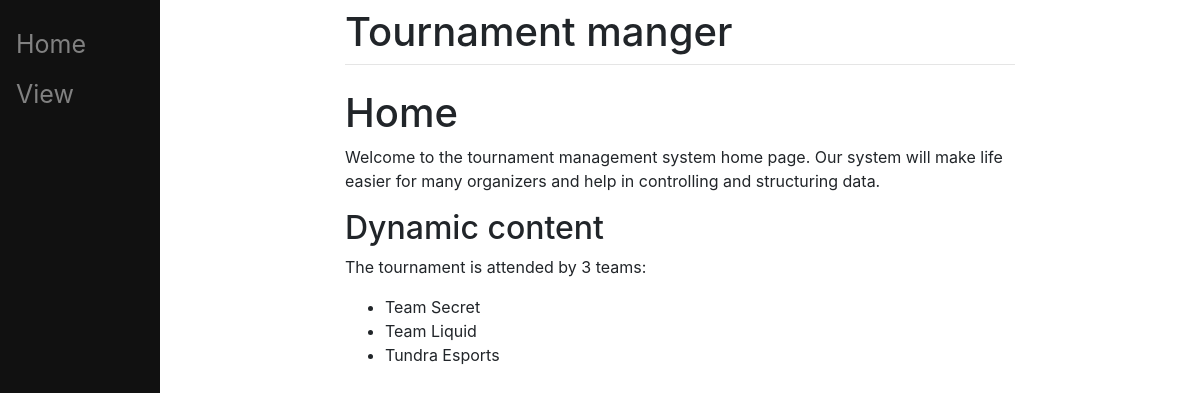
/home/, run on the app's committed database.
### master/models.py (models this page shows, shortened)
class Team(models.Model):
     team_id = models.AutoField(primary_key=True)
     team_name = models.CharField(max_length=50)
     rating = models.IntegerField()
     coach_id = models.OneToOneField(Coach,on_delete=models.SET_NULL, null=True)
     stadium_id = models.ForeignKey(Stadium,on_delete=models.SET_NULL, null=True)

### master/views.py (the view)
# urls.py: path("home/", views.home, name='home'),
def home(response):
    num_team = Team.objects.all().count()
    team_name = [elem for elem in list(Team.objects.all().values_list('team_name', flat=True))]
    return render(response, "master/home.html", {"num_team":num_team,"team_name":team_name})

### master/templates/master/home.html (shortened to what this page needs)
{% extends "master/base.html" %}
{% block content %}
<h1>Home</h1>
<p>Welcome to the tournament management system home page. Our system will make life easier for many organizers and help in controlling and structuring data. </p>
<h2>Dynamic content</h2>
<p>The tournament is attended by {{num_team}} teams:</p>
  <ul>
		{% for item in team_name %}
				<li>{{item}}</li>
		{% endfor %}
  </ul>{% endblock %}

### data on the page
Team: team_name "Team Secret"
Team: team_name "Team Liquid"
Team: team_name "Tundra Esports"

### other printed values
{{ num_team }} "3"
